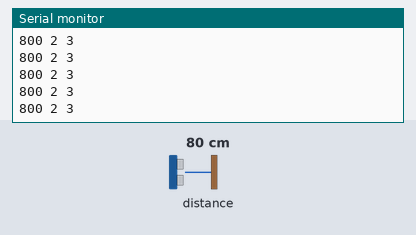
Bench run of a sketch on a simulated Arduino Uno, built with avr-gcc and run on an emulated ATmega328P. Shown: the last lines printed to the serial monitor. The test bench sets the inputs (shaded band); at power-on: distance to the obstacle 80 cm.

Above: at 1.2 s.
1.3 s: distance to the obstacle set to 2 cm
At 1.9 s:
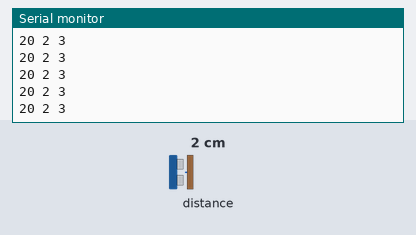
2.8 s: distance to the obstacle set to 120 cm
At 3.4 s:
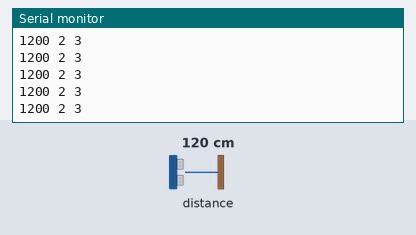
Timing chart, 0 to 5.8 s (numbered marks = the images above; inputs shaded):
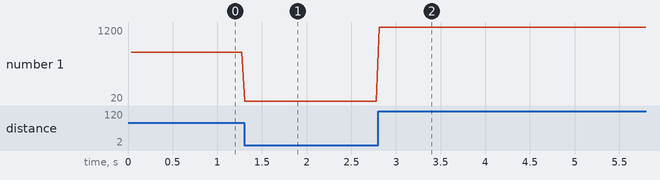

Measured:
- after the input at 1.3 s, the serial monitor: prints a new line at once (image 1)
- after the input at 2.8 s, the serial monitor: prints a new line at once (image 2)
- plotted number 1: 800 → 20 after the input at 1.3 s, 20 → 1200 after the input at 2.8 s

The sketch:

Single.ino
```cpp
/* This example shows how to get single-shot range
 measurements from the VL53L0X. The sensor can optionally be
 configured with different ranging profiles, as described in
 the VL53L0X API user manual, to get better performance for
 a certain application. This code is based on the four
 "SingleRanging" examples in the VL53L0X API.

 The range readings are in units of mm. */

#include <Wire.h>
#include <VL53L0X.h>


VL53L0X sensor;


void setup()
{
  Serial.begin(9600);
  Wire.begin();
  sensor.setTimeout(500);
  if (!sensor.init())
  {
    Serial.println("Failed to detect and initialize sensor!");
    while (1) {}
  }
  sensor.setMeasurementTimingBudget(200000);
}

void loop()
{
  Serial.print(sensor.readRangeSingleMillimeters());
  Serial.print(" ");
  Serial.print(2);
  Serial.print(" ");
  Serial.println(3);
  if (sensor.timeoutOccurred()) { Serial.print(" TIMEOUT"); }
}
```
